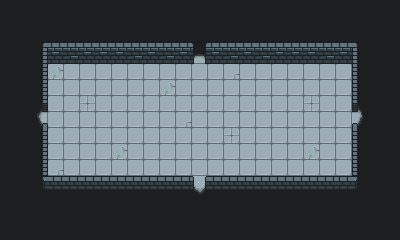

This is a level from a 2D game, rendered from its Tiled map with the project's own tilesets. A one-line summary and the complete map file follow:
An orthogonal 25x15 tile map with 16x16 px tiles, 5 tile layers (Tile Layer 1, Tile Layer 2, Tile Layer 3, Tile Layer 4, ...) and 6 objects.

<map version="1.5" tiledversion="1.6.0" orientation="orthogonal" renderorder="right-down" width="25" height="15" tilewidth="16" tileheight="16" infinite="0" nextlayerid="12" nextobjectid="35">
 <tileset firstgid="1" source="tile_dungeon.tsx" />
 <layer id="1" name="Tile Layer 1" width="25" height="15">
  <data encoding="csv">
76,76,76,76,76,76,76,76,76,76,76,76,76,76,76,76,76,76,76,76,76,76,76,76,76,
76,76,76,76,76,76,76,76,76,76,76,76,76,76,76,76,76,76,76,76,76,76,76,76,76,
76,76,23,27,27,27,27,27,27,27,27,26,26,27,27,27,27,27,27,27,27,27,28,76,76,
76,76,33,37,36,37,37,37,36,37,36,37,36,37,36,37,36,37,37,37,36,37,38,76,76,
76,76,33,44,55,55,55,55,55,55,55,55,55,55,45,55,55,55,55,55,55,55,38,76,76,
76,76,33,55,55,55,55,55,55,55,44,55,55,55,55,55,55,55,55,55,55,55,38,76,76,
76,76,33,55,55,46,55,55,55,55,55,55,55,55,55,55,55,55,55,46,55,55,38,76,76,
76,76,33,55,55,55,55,55,55,55,55,45,55,55,55,55,55,55,55,55,55,55,38,76,76,
76,76,33,55,55,55,55,55,55,55,55,55,55,55,46,55,55,55,55,55,55,55,38,76,76,
76,76,33,55,55,55,55,44,55,55,55,55,55,55,55,55,55,55,55,44,55,55,38,76,76,
76,76,33,45,55,55,55,55,55,55,55,55,55,55,55,55,55,55,55,55,55,55,38,76,76,
76,76,63,64,64,64,64,64,64,64,64,64,64,64,64,64,64,64,64,64,64,67,68,76,76,
76,76,76,76,76,76,76,76,76,76,76,76,76,76,76,76,76,76,76,76,76,76,76,76,76,
76,76,76,76,76,76,76,76,76,76,76,76,76,76,76,76,76,76,76,76,76,76,76,76,76,
76,76,76,76,76,76,76,76,76,76,76,76,76,76,76,76,76,76,76,76,76,76,76,76,76
</data>
 </layer>
 <layer id="4" name="Tile Layer 2" width="25" height="15">
  <data encoding="csv">
0,0,0,0,0,0,0,0,0,0,0,0,0,0,0,0,0,0,0,0,0,0,0,0,0,
0,0,0,0,0,0,0,0,0,0,0,0,0,0,0,0,0,0,0,0,0,0,0,0,0,
0,0,0,0,0,0,0,0,0,0,0,0,25,0,0,0,0,0,0,0,0,0,0,0,0,
0,0,0,0,0,0,0,0,0,0,0,0,35,0,0,0,0,0,0,0,0,0,0,0,0,
0,0,0,0,0,0,0,0,0,0,0,0,0,0,0,0,0,0,0,0,0,0,0,0,0,
0,0,0,0,0,0,0,0,0,0,0,0,0,0,0,0,0,0,0,0,0,0,0,0,0,
0,0,0,0,0,0,0,0,0,0,0,0,0,0,0,0,0,0,0,0,0,0,0,0,0,
0,0,0,0,0,0,0,0,0,0,0,0,0,0,0,0,0,0,0,0,0,0,0,0,0,
0,0,0,0,0,0,0,0,0,0,0,0,0,0,0,0,0,0,0,0,0,0,0,0,0,
0,0,0,0,0,0,0,0,0,0,0,0,0,0,0,0,0,0,0,0,0,0,0,0,0,
0,0,0,0,0,0,0,0,0,0,0,0,0,0,0,0,0,0,0,0,0,0,0,0,0,
0,0,0,0,0,0,0,0,0,0,0,0,0,0,0,0,0,0,0,0,0,0,0,0,0,
0,0,0,0,0,0,0,0,0,0,0,0,0,0,0,0,0,0,0,0,0,0,0,0,0,
0,0,0,0,0,0,0,0,0,0,0,0,0,0,0,0,0,0,0,0,0,0,0,0,0,
0,0,0,0,0,0,0,0,0,0,0,0,0,0,0,0,0,0,0,0,0,0,0,0,0
</data>
 </layer>
 <layer id="5" name="Tile Layer 3" width="25" height="15">
  <data encoding="csv">
0,0,0,0,0,0,0,0,0,0,0,0,0,0,0,0,0,0,0,0,0,0,0,0,0,
0,0,0,0,0,0,0,0,0,0,0,0,0,0,0,0,0,0,0,0,0,0,0,0,0,
0,0,0,0,0,0,0,0,0,0,0,0,0,0,0,0,0,0,0,0,0,0,0,0,0,
0,0,0,0,0,0,0,0,0,0,0,0,0,0,0,0,0,0,0,0,0,0,0,0,0,
0,0,0,0,0,0,0,0,0,0,0,0,0,0,0,0,0,0,0,0,0,0,0,0,0,
0,0,0,0,0,0,0,0,0,0,0,0,0,0,0,0,0,0,0,0,0,0,0,0,0,
0,0,43,0,0,0,0,0,0,0,0,0,0,0,0,0,0,0,0,0,0,0,0,0,0,
0,0,53,0,0,0,0,0,0,0,0,0,0,0,0,0,0,0,0,0,0,0,0,0,0,
0,0,0,0,0,0,0,0,0,0,0,0,0,0,0,0,0,0,0,0,0,0,0,0,0,
0,0,0,0,0,0,0,0,0,0,0,0,0,0,0,0,0,0,0,0,0,0,0,0,0,
0,0,0,0,0,0,0,0,0,0,0,0,0,0,0,0,0,0,0,0,0,0,0,0,0,
0,0,0,0,0,0,0,0,0,0,0,0,0,0,0,0,0,0,0,0,0,0,0,0,0,
0,0,0,0,0,0,0,0,0,0,0,0,0,0,0,0,0,0,0,0,0,0,0,0,0,
0,0,0,0,0,0,0,0,0,0,0,0,0,0,0,0,0,0,0,0,0,0,0,0,0,
0,0,0,0,0,0,0,0,0,0,0,0,0,0,0,0,0,0,0,0,0,0,0,0,0
</data>
 </layer>
 <layer id="6" name="Tile Layer 4" width="25" height="15">
  <data encoding="csv">
0,0,0,0,0,0,0,0,0,0,0,0,0,0,0,0,0,0,0,0,0,0,0,0,0,
0,0,0,0,0,0,0,0,0,0,0,0,0,0,0,0,0,0,0,0,0,0,0,0,0,
0,0,0,0,0,0,0,0,0,0,0,0,0,0,0,0,0,0,0,0,0,0,0,0,0,
0,0,0,0,0,0,0,0,0,0,0,0,0,0,0,0,0,0,0,0,0,0,0,0,0,
0,0,0,0,0,0,0,0,0,0,0,0,0,0,0,0,0,0,0,0,0,0,0,0,0,
0,0,0,0,0,0,0,0,0,0,0,0,0,0,0,0,0,0,0,0,0,0,0,0,0,
0,0,0,0,0,0,0,0,0,0,0,0,0,0,0,0,0,0,0,0,0,0,0,0,0,
0,0,0,0,0,0,0,0,0,0,0,0,0,0,0,0,0,0,0,0,0,0,0,0,0,
0,0,0,0,0,0,0,0,0,0,0,0,0,0,0,0,0,0,0,0,0,0,0,0,0,
0,0,0,0,0,0,0,0,0,0,0,0,0,0,0,0,0,0,0,0,0,0,0,0,0,
0,0,0,0,0,0,0,0,0,0,0,0,0,0,0,0,0,0,0,0,0,0,0,0,0,
0,0,0,0,0,0,0,0,0,0,0,0,65,0,0,0,0,0,0,0,0,0,0,0,0,
0,0,0,0,0,0,0,0,0,0,0,0,75,0,0,0,0,0,0,0,0,0,0,0,0,
0,0,0,0,0,0,0,0,0,0,0,0,0,0,0,0,0,0,0,0,0,0,0,0,0,
0,0,0,0,0,0,0,0,0,0,0,0,0,0,0,0,0,0,0,0,0,0,0,0,0
</data>
 </layer>
 <layer id="7" name="Tile Layer 5" width="25" height="15">
  <data encoding="csv">
0,0,0,0,0,0,0,0,0,0,0,0,0,0,0,0,0,0,0,0,0,0,0,0,0,
0,0,0,0,0,0,0,0,0,0,0,0,0,0,0,0,0,0,0,0,0,0,0,0,0,
0,0,0,0,0,0,0,0,0,0,0,0,0,0,0,0,0,0,0,0,0,0,0,0,0,
0,0,0,0,0,0,0,0,0,0,0,0,0,0,0,0,0,0,0,0,0,0,0,0,0,
0,0,0,0,0,0,0,0,0,0,0,0,0,0,0,0,0,0,0,0,0,0,0,0,0,
0,0,0,0,0,0,0,0,0,0,0,0,0,0,0,0,0,0,0,0,0,0,0,0,0,
0,0,0,0,0,0,0,0,0,0,0,0,0,0,0,0,0,0,0,0,0,0,48,0,0,
0,0,0,0,0,0,0,0,0,0,0,0,0,0,0,0,0,0,0,0,0,0,58,0,0,
0,0,0,0,0,0,0,0,0,0,0,0,0,0,0,0,0,0,0,0,0,0,0,0,0,
0,0,0,0,0,0,0,0,0,0,0,0,0,0,0,0,0,0,0,0,0,0,0,0,0,
0,0,0,0,0,0,0,0,0,0,0,0,0,0,0,0,0,0,0,0,0,0,0,0,0,
0,0,0,0,0,0,0,0,0,0,0,0,0,0,0,0,0,0,0,0,0,0,0,0,0,
0,0,0,0,0,0,0,0,0,0,0,0,0,0,0,0,0,0,0,0,0,0,0,0,0,
0,0,0,0,0,0,0,0,0,0,0,0,0,0,0,0,0,0,0,0,0,0,0,0,0,
0,0,0,0,0,0,0,0,0,0,0,0,0,0,0,0,0,0,0,0,0,0,0,0,0
</data>
 </layer>
 <objectgroup id="11" name="objects">
  <object id="26" x="185.208" y="79.5208">
   <properties>
    <property name="north" value="" />
   </properties>
   <point />
  </object>
  <object id="30" x="42.3333" y="128">
   <properties>
    <property name="west" value="" />
   </properties>
   <point />
  </object>
  <object id="31" x="186" y="175.667">
   <properties>
    <property name="south" value="" />
   </properties>
   <point />
  </object>
  <object id="32" x="329.333" y="126.667">
   <properties>
    <property name="east" value="" />
   </properties>
   <point />
  </object>
  <object id="33" x="104.667" y="126">
   <properties>
    <property name="spawn" value="" />
   </properties>
   <point />
  </object>
  <object id="34" x="231.667" y="125.333">
   <properties>
    <property name="spawn" value="" />
   </properties>
   <point />
  </object>
 </objectgroup>
</map>
